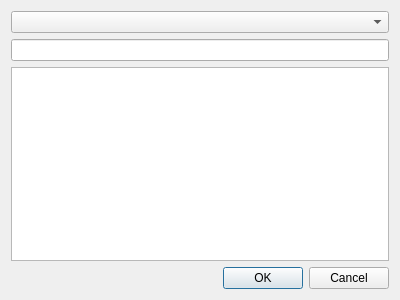
<?xml version="1.0" encoding="UTF-8"?>
<ui version="4.0">
 <class>LexicalEntrySearchDialog</class>
 <widget class="QDialog" name="LexicalEntrySearchDialog">
  <property name="geometry">
   <rect>
    <x>0</x>
    <y>0</y>
    <width>400</width>
    <height>300</height>
   </rect>
  </property>
  <property name="windowTitle">
   <string>Search for a lexical entry</string>
  </property>
  <layout class="QVBoxLayout" name="verticalLayout">
   <item>
    <widget class="WritingSystemCombo" name="writingSystemCombo"/>
   </item>
   <item>
    <widget class="LingEdit" name="textEdit"/>
   </item>
   <item>
    <widget class="QListView" name="listView"/>
   </item>
   <item>
    <widget class="QDialogButtonBox" name="buttonBox">
     <property name="orientation">
      <enum>Qt::Horizontal</enum>
     </property>
     <property name="standardButtons">
      <set>QDialogButtonBox::Cancel|QDialogButtonBox::Ok</set>
     </property>
    </widget>
   </item>
  </layout>
 </widget>
 <customwidgets>
  <customwidget>
   <class>WritingSystemCombo</class>
   <extends>QComboBox</extends>
   <header>writingsystemcombo.h</header>
  </customwidget>
  <customwidget>
   <class>LingEdit</class>
   <extends>QLineEdit</extends>
   <header>lingedit.h</header>
  </customwidget>
 </customwidgets>
 <resources/>
 <connections>
  <connection>
   <sender>buttonBox</sender>
   <signal>accepted()</signal>
   <receiver>LexicalEntrySearchDialog</receiver>
   <slot>accept()</slot>
   <hints>
    <hint type="sourcelabel">
     <x>248</x>
     <y>254</y>
    </hint>
    <hint type="destinationlabel">
     <x>157</x>
     <y>274</y>
    </hint>
   </hints>
  </connection>
  <connection>
   <sender>buttonBox</sender>
   <signal>rejected()</signal>
   <receiver>LexicalEntrySearchDialog</receiver>
   <slot>reject()</slot>
   <hints>
    <hint type="sourcelabel">
     <x>316</x>
     <y>260</y>
    </hint>
    <hint type="destinationlabel">
     <x>286</x>
     <y>274</y>
    </hint>
   </hints>
  </connection>
 </connections>
</ui>
